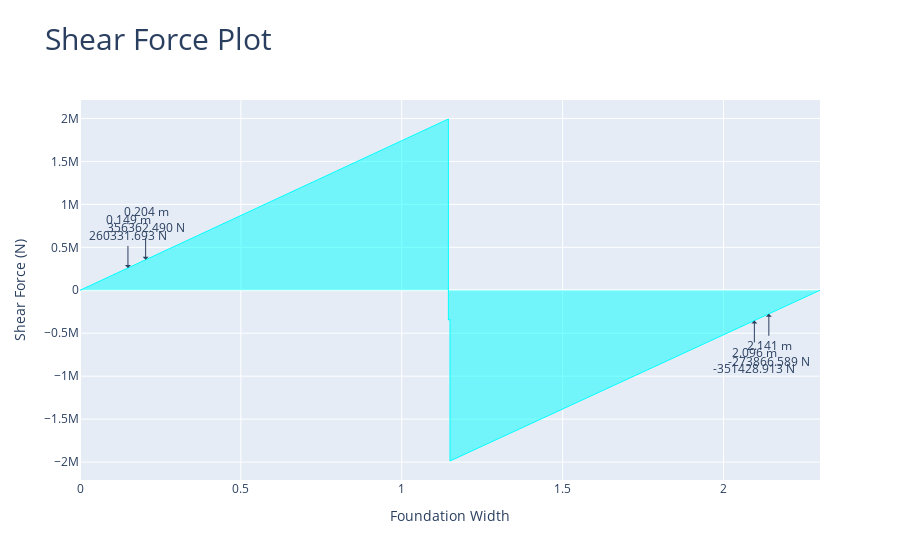

Source (notebook cell):
### Markdown cell above
#### Show the shear force diagram in Y direction showing the design shear forces

### Code cell
comb_footing_design.plot_shear_force_Y()

### Figure 1 — Plotly figure (JSON) as saved in the notebook; plotly's stock layout.template omitted (floating-point values rounded to 4 significant figures; data arrays with more than 128 entries replaced by an {"elided": "..."} marker saying what was removed)
{"data": [{"fill": "tozeroy", "hovertemplate": "x: %{x:.3f} %{meta[0]}<br>f(x): %{y:.3f} %{meta[1]}", "line": {"color": "aqua", "width": 1}, "meta": ["m", "N"], "mode": "lines", "name": "Shear Force", "type": "scatter", "x": {"elided": "206 float values"}, "y": {"elided": "206 float values"}}], "layout": {"annotations": [{"arrowhead": 1, "ax": 0, "ay": -40, "showarrow": true, "text": "0.204 m<br>356362.490 N", "x": 0.204, "xref": "x", "y": 356400.0, "yref": "y"}, {"arrowhead": 1, "ax": 0, "ay": 40, "showarrow": true, "text": "2.096 m<br>-351428.913 N", "x": 2.096, "xref": "x", "y": -351400.0, "yref": "y"}, {"arrowhead": 1, "ax": 0, "ay": -40, "showarrow": true, "text": "0.149 m<br>260331.693 N", "x": 0.149, "xref": "x", "y": 260300.0, "yref": "y"}, {"arrowhead": 1, "ax": 0, "ay": 40, "showarrow": true, "text": "2.141 m<br>-273866.589 N", "x": 2.141, "xref": "x", "y": -273900.0, "yref": "y"}], "title": {"font": {"size": 30}, "text": "Shear Force Plot"}, "xaxis": {"title": {"text": "Foundation Width"}}, "yaxis": {"title": {"text": "Shear Force (N)"}}}}
